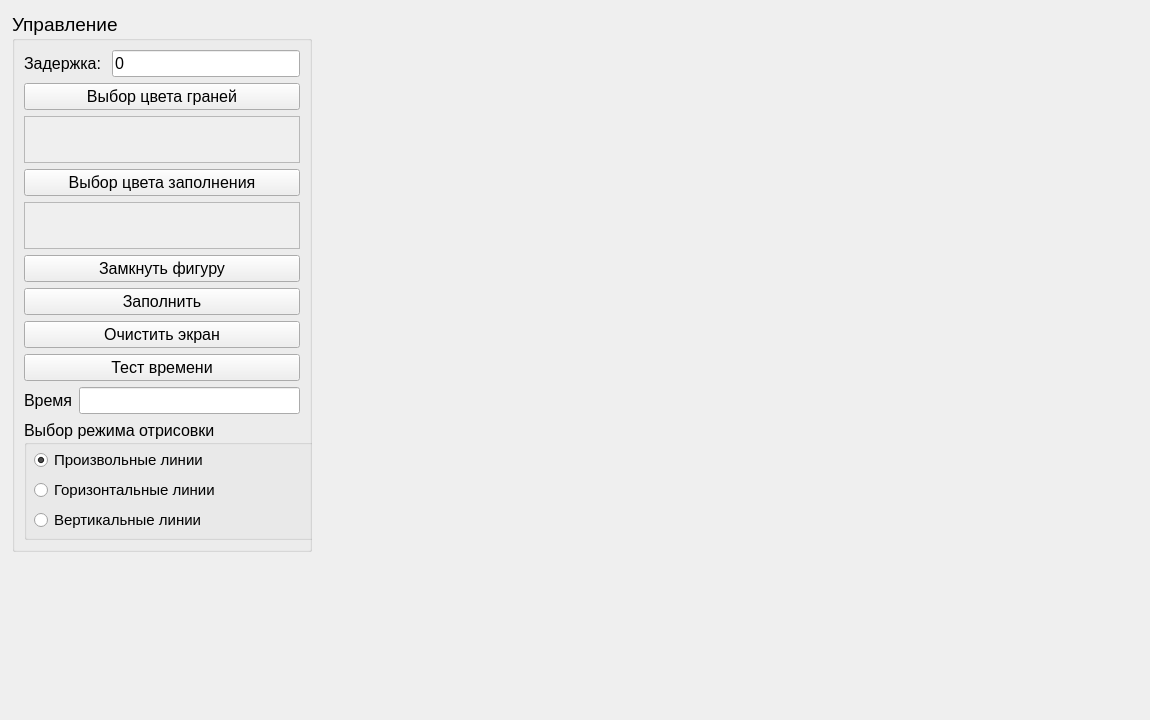
<?xml version="1.0" encoding="UTF-8"?>
<ui version="4.0">
 <class>MainWindow</class>
 <widget class="QMainWindow" name="MainWindow">
  <property name="enabled">
   <bool>true</bool>
  </property>
  <property name="geometry">
   <rect>
    <x>0</x>
    <y>0</y>
    <width>1150</width>
    <height>720</height>
   </rect>
  </property>
  <property name="minimumSize">
   <size>
    <width>1150</width>
    <height>720</height>
   </size>
  </property>
  <property name="maximumSize">
   <size>
    <width>1150</width>
    <height>720</height>
   </size>
  </property>
  <property name="mouseTracking">
   <bool>true</bool>
  </property>
  <property name="windowTitle">
   <string>Лабораторная работа №6</string>
  </property>
  <widget class="QWidget" name="centralwidget">
   <widget class="QLabel" name="label">
    <property name="geometry">
     <rect>
      <x>320</x>
      <y>10</y>
      <width>820</width>
      <height>700</height>
     </rect>
    </property>
    <property name="minimumSize">
     <size>
      <width>820</width>
      <height>700</height>
     </size>
    </property>
    <property name="maximumSize">
     <size>
      <width>820</width>
      <height>700</height>
     </size>
    </property>
    <property name="mouseTracking">
     <bool>true</bool>
    </property>
    <property name="autoFillBackground">
     <bool>true</bool>
    </property>
    <property name="text">
     <string/>
    </property>
    <property name="scaledContents">
     <bool>false</bool>
    </property>
   </widget>
   <widget class="QWidget" name="layoutWidget">
    <property name="geometry">
     <rect>
      <x>12</x>
      <y>12</y>
      <width>304</width>
      <height>701</height>
     </rect>
    </property>
    <layout class="QVBoxLayout" name="verticalLayout_4">
     <item>
      <layout class="QVBoxLayout" name="verticalLayout_3">
       <item>
        <widget class="QGroupBox" name="Manage">
         <property name="sizePolicy">
          <sizepolicy hsizetype="Expanding" vsizetype="Expanding">
           <horstretch>0</horstretch>
           <verstretch>0</verstretch>
          </sizepolicy>
         </property>
         <property name="minimumSize">
          <size>
           <width>300</width>
           <height>540</height>
          </size>
         </property>
         <property name="maximumSize">
          <size>
           <width>300</width>
           <height>540</height>
          </size>
         </property>
         <property name="font">
          <font>
           <pointsize>14</pointsize>
          </font>
         </property>
         <property name="title">
          <string>Управление</string>
         </property>
         <layout class="QVBoxLayout" name="verticalLayout">
          <item>
           <layout class="QHBoxLayout" name="horizontalLayout">
            <item>
             <widget class="QLabel" name="delayLabel">
              <property name="font">
               <font>
                <pointsize>12</pointsize>
               </font>
              </property>
              <property name="text">
               <string>Задержка: </string>
              </property>
             </widget>
            </item>
            <item>
             <widget class="QLineEdit" name="lineEditDelay">
              <property name="font">
               <font>
                <pointsize>12</pointsize>
               </font>
              </property>
              <property name="inputMethodHints">
               <set>Qt::ImhDigitsOnly</set>
              </property>
              <property name="text">
               <string>0</string>
              </property>
              <property name="frame">
               <bool>true</bool>
              </property>
              <property name="cursorPosition">
               <number>1</number>
              </property>
             </widget>
            </item>
           </layout>
          </item>
          <item>
           <widget class="QPushButton" name="pushButtonChooseColourEdges">
            <property name="sizePolicy">
             <sizepolicy hsizetype="Minimum" vsizetype="Minimum">
              <horstretch>0</horstretch>
              <verstretch>0</verstretch>
             </sizepolicy>
            </property>
            <property name="maximumSize">
             <size>
              <width>16777215</width>
              <height>30</height>
             </size>
            </property>
            <property name="font">
             <font>
              <pointsize>12</pointsize>
             </font>
            </property>
            <property name="text">
             <string>Выбор цвета граней</string>
            </property>
           </widget>
          </item>
          <item>
           <widget class="QFrame" name="frame">
            <property name="sizePolicy">
             <sizepolicy hsizetype="Preferred" vsizetype="Preferred">
              <horstretch>0</horstretch>
              <verstretch>0</verstretch>
             </sizepolicy>
            </property>
            <property name="frameShape">
             <enum>QFrame::StyledPanel</enum>
            </property>
            <property name="frameShadow">
             <enum>QFrame::Raised</enum>
            </property>
            <layout class="QHBoxLayout" name="horizontalLayout_3">
             <property name="spacing">
              <number>0</number>
             </property>
             <property name="leftMargin">
              <number>0</number>
             </property>
             <property name="topMargin">
              <number>0</number>
             </property>
             <property name="rightMargin">
              <number>0</number>
             </property>
             <property name="bottomMargin">
              <number>0</number>
             </property>
             <item>
              <widget class="QLabel" name="labelColourEdges">
               <property name="sizePolicy">
                <sizepolicy hsizetype="Preferred" vsizetype="Expanding">
                 <horstretch>0</horstretch>
                 <verstretch>0</verstretch>
                </sizepolicy>
               </property>
               <property name="autoFillBackground">
                <bool>true</bool>
               </property>
               <property name="text">
                <string/>
               </property>
              </widget>
             </item>
            </layout>
           </widget>
          </item>
          <item>
           <widget class="QPushButton" name="pushButtonChooseColourFill">
            <property name="sizePolicy">
             <sizepolicy hsizetype="Minimum" vsizetype="Minimum">
              <horstretch>0</horstretch>
              <verstretch>0</verstretch>
             </sizepolicy>
            </property>
            <property name="maximumSize">
             <size>
              <width>16777215</width>
              <height>30</height>
             </size>
            </property>
            <property name="font">
             <font>
              <pointsize>12</pointsize>
             </font>
            </property>
            <property name="text">
             <string>Выбор цвета заполнения</string>
            </property>
           </widget>
          </item>
          <item>
           <widget class="QFrame" name="frame_2">
            <property name="sizePolicy">
             <sizepolicy hsizetype="Preferred" vsizetype="Preferred">
              <horstretch>0</horstretch>
              <verstretch>0</verstretch>
             </sizepolicy>
            </property>
            <property name="frameShape">
             <enum>QFrame::StyledPanel</enum>
            </property>
            <property name="frameShadow">
             <enum>QFrame::Raised</enum>
            </property>
            <layout class="QHBoxLayout" name="horizontalLayout_4">
             <property name="spacing">
              <number>0</number>
             </property>
             <property name="leftMargin">
              <number>0</number>
             </property>
             <property name="topMargin">
              <number>0</number>
             </property>
             <property name="rightMargin">
              <number>0</number>
             </property>
             <property name="bottomMargin">
              <number>0</number>
             </property>
             <item>
              <widget class="QLabel" name="labelColourFill">
               <property name="sizePolicy">
                <sizepolicy hsizetype="Preferred" vsizetype="Expanding">
                 <horstretch>0</horstretch>
                 <verstretch>0</verstretch>
                </sizepolicy>
               </property>
               <property name="autoFillBackground">
                <bool>true</bool>
               </property>
               <property name="text">
                <string/>
               </property>
              </widget>
             </item>
            </layout>
           </widget>
          </item>
          <item>
           <widget class="QPushButton" name="pushButtonClose">
            <property name="font">
             <font>
              <pointsize>12</pointsize>
             </font>
            </property>
            <property name="text">
             <string>Замкнуть фигуру</string>
            </property>
           </widget>
          </item>
          <item>
           <widget class="QPushButton" name="pushButtonFill">
            <property name="maximumSize">
             <size>
              <width>16777215</width>
              <height>30</height>
             </size>
            </property>
            <property name="font">
             <font>
              <pointsize>12</pointsize>
             </font>
            </property>
            <property name="text">
             <string>Заполнить</string>
            </property>
           </widget>
          </item>
          <item>
           <widget class="QPushButton" name="pushButtonScreenClean">
            <property name="maximumSize">
             <size>
              <width>16777215</width>
              <height>30</height>
             </size>
            </property>
            <property name="font">
             <font>
              <pointsize>12</pointsize>
             </font>
            </property>
            <property name="text">
             <string>Очистить экран</string>
            </property>
           </widget>
          </item>
          <item>
           <widget class="QPushButton" name="pushButtonTime">
            <property name="maximumSize">
             <size>
              <width>16777215</width>
              <height>30</height>
             </size>
            </property>
            <property name="font">
             <font>
              <pointsize>12</pointsize>
             </font>
            </property>
            <property name="text">
             <string>Тест времени</string>
            </property>
           </widget>
          </item>
          <item>
           <layout class="QHBoxLayout" name="horizontalLayout_2">
            <item>
             <widget class="QLabel" name="labelTime">
              <property name="font">
               <font>
                <pointsize>12</pointsize>
               </font>
              </property>
              <property name="text">
               <string>Время</string>
              </property>
             </widget>
            </item>
            <item>
             <widget class="QLineEdit" name="lineEditTime">
              <property name="font">
               <font>
                <pointsize>12</pointsize>
               </font>
              </property>
              <property name="readOnly">
               <bool>true</bool>
              </property>
             </widget>
            </item>
           </layout>
          </item>
          <item>
           <widget class="QGroupBox" name="groupBox_2">
            <property name="minimumSize">
             <size>
              <width>300</width>
              <height>120</height>
             </size>
            </property>
            <property name="maximumSize">
             <size>
              <width>300</width>
              <height>120</height>
             </size>
            </property>
            <property name="font">
             <font>
              <pointsize>12</pointsize>
             </font>
            </property>
            <property name="title">
             <string>Выбор режима отрисовки</string>
            </property>
            <widget class="QRadioButton" name="horizontalMode">
             <property name="geometry">
              <rect>
               <x>10</x>
               <y>60</y>
               <width>311</width>
               <height>20</height>
              </rect>
             </property>
             <property name="font">
              <font>
               <pointsize>11</pointsize>
              </font>
             </property>
             <property name="text">
              <string>Горизонтальные линии</string>
             </property>
            </widget>
            <widget class="QRadioButton" name="noMode">
             <property name="geometry">
              <rect>
               <x>10</x>
               <y>30</y>
               <width>311</width>
               <height>20</height>
              </rect>
             </property>
             <property name="font">
              <font>
               <pointsize>11</pointsize>
              </font>
             </property>
             <property name="text">
              <string>Произвольные линии</string>
             </property>
             <property name="checked">
              <bool>true</bool>
             </property>
            </widget>
            <widget class="QRadioButton" name="verticalMode">
             <property name="geometry">
              <rect>
               <x>10</x>
               <y>90</y>
               <width>311</width>
               <height>20</height>
              </rect>
             </property>
             <property name="font">
              <font>
               <pointsize>11</pointsize>
              </font>
             </property>
             <property name="text">
              <string>Вертикальные линии</string>
             </property>
             <property name="checked">
              <bool>false</bool>
             </property>
            </widget>
           </widget>
          </item>
         </layout>
        </widget>
       </item>
       <item>
        <spacer name="verticalSpacer">
         <property name="orientation">
          <enum>Qt::Vertical</enum>
         </property>
         <property name="sizeHint" stdset="0">
          <size>
           <width>20</width>
           <height>100</height>
          </size>
         </property>
        </spacer>
       </item>
      </layout>
     </item>
    </layout>
   </widget>
  </widget>
 </widget>
 <resources/>
 <connections/>
</ui>
